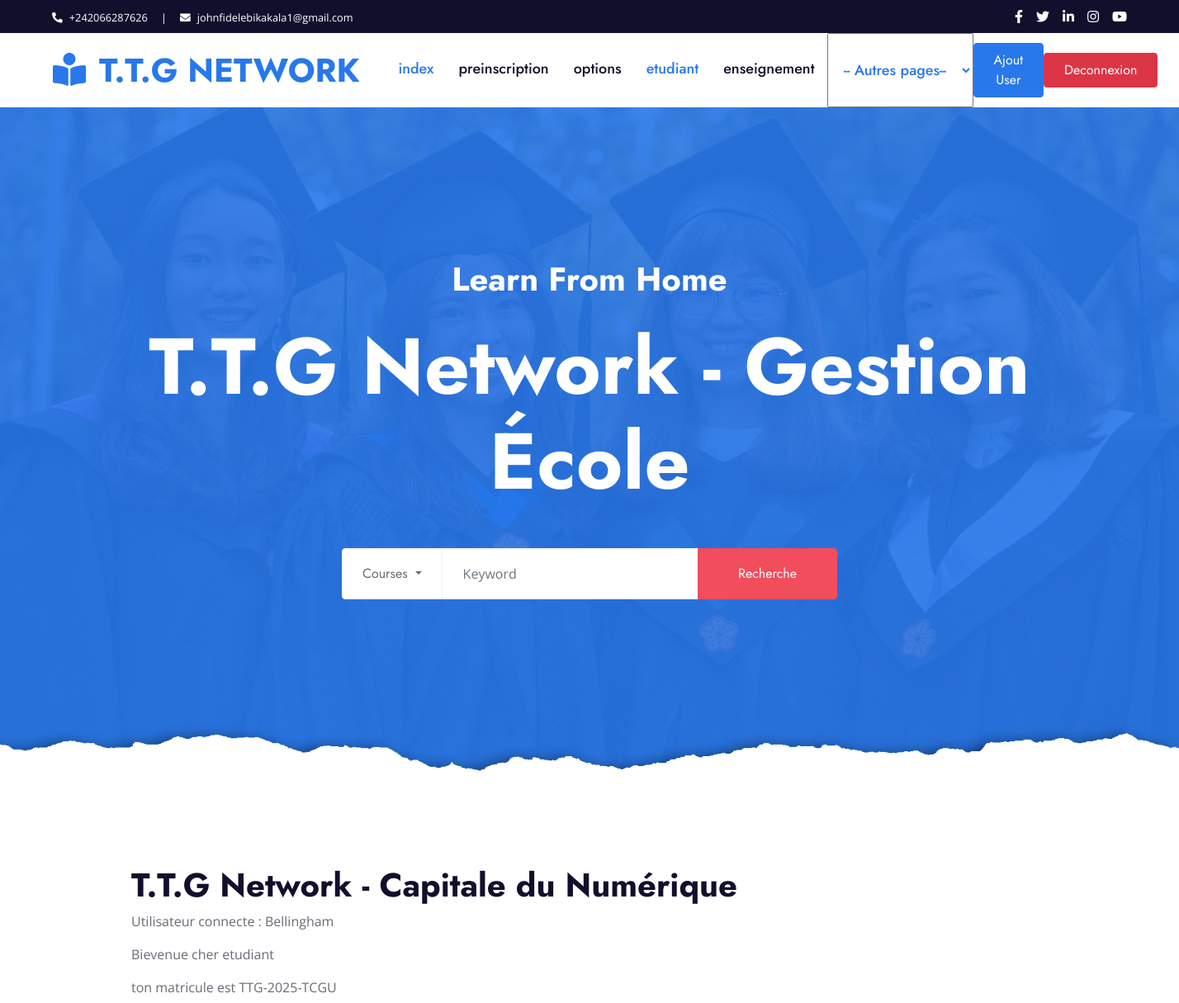
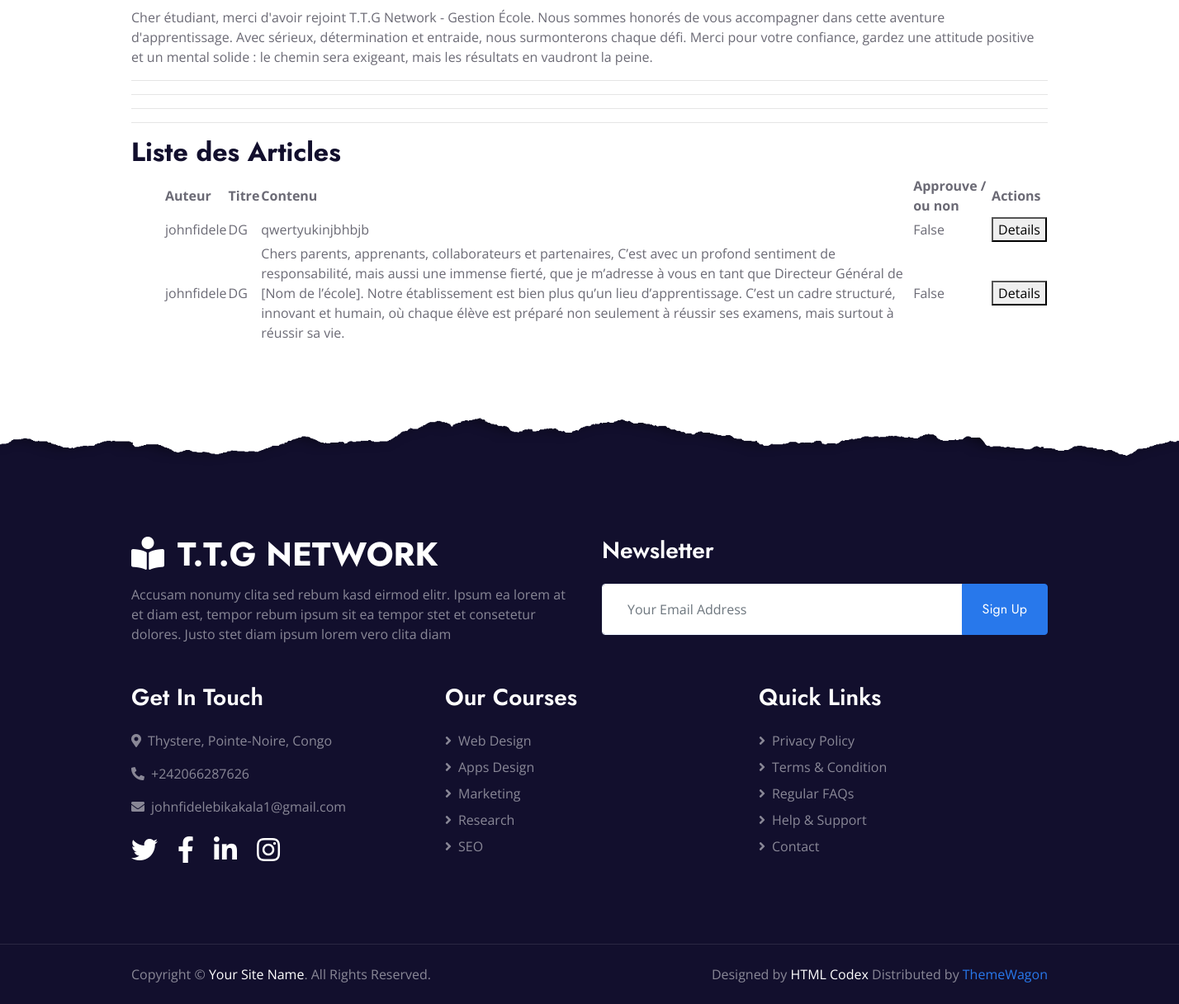
Page /articles/ (signed in) on the committed database (2 pictures, top to bottom).
### application/models.py (models this page shows, shortened)
class User(AbstractUser):
    ROLES = (
        ('admin', 'Administrateur'),
        ('formateur', 'Formateur'),
        ('etudiant', 'Étudiant'),
        ('parent', 'Parent'),
    )
    role = models.CharField(max_length=20, choices=ROLES)
    code_formateur = models.CharField(max_length=10, unique=True, null=True, blank=True)
    code_parent = models.CharField(max_length=10, unique=True, null=True, blank=True)
    matricule = models.CharField(max_length=30, unique=True, null=True, blank=True)

class Article(models.Model):
    auteur = models.ForeignKey(User, on_delete=models.CASCADE)
    titre = models.CharField(max_length=200)
    contenu = models.TextField()
    date_publication = models.DateTimeField(auto_now_add=True)
    approuve = models.BooleanField(default=False)  # pour que l’admin valide ou pas

### application/views.py (the view)
# urls.py: path('articles/', views.articles_view, name='article'),
@login_required
def articles_view(request):
    articles = Article.objects.all()
    return render(request, 'liste_articles.html', {'articles': articles})

### application/templates/liste_articles.html (shortened to what this page needs)
{% extends "base.html" %}
{% block content %}
  <hr>
  <h2>Liste des Articles</h2>
  <ul>
    <table  style="width: 100%;">
      <tr>
        <th>Auteur</th>
        <th>Titre</th>
        <th>Contenu</th>
        <th>Approuve / ou non</th>
        <th>Actions</th>
      </tr>
       {% for article in articles %}
      <tr>
        <td>{{ article.auteur }}</td>
        <td> {{ article.titre }}</td>
        <td> {{ article.contenu }}</td>
        <td> {{ article.approuve }}</td>
        <td>
          <a href="#"><button>Details</button></a>
        </td>
      </tr>
       {% endfor %}
    </table>
  </ul>
{% endblock %}

### application/templates/base.html (shortened to what this page needs)
  {% load static %}
<!DOCTYPE html>
<html lang="fr">
<head>
  <link rel="stylesheet" href="https://cdn.jsdelivr.net/npm/bootstrap@4.6.2/dist/css/bootstrap.min.css">
    <link href="https://cdnjs.cloudflare.com/ajax/libs/font-awesome/5.10.0/css/all.min.css" rel="stylesheet">
    <link href="{% static 'lib/owlcarousel/assets/owl.carousel.min.css' %}" rel="stylesheet">
    <link href="{% static 'css/style.css' %}" rel="stylesheet">
</head>
<body>
    <div class="container-fluid bg-dark">
        <div class="row py-2 px-lg-5">
            <div class="col-lg-6 text-center text-lg-left mb-2 mb-lg-0">
                <div class="d-inline-flex align-items-center text-white">
                    <small><i class="fa fa-phone-alt mr-2"></i>+242066287626</small>
                    <small class="px-3">|</small>
                    <small><i class="fa fa-envelope mr-2"></i>johnfidelebikakala1@gmail.com</small>
                </div>
            </div>
            <div class="col-lg-6 text-center text-lg-right">
                <div class="d-inline-flex align-items-center">
                    <a class="text-white px-2" href="">
                        <i class="fab fa-facebook-f"></i>
                    </a>
                    <a class="text-white px-2" href="">
                        <i class="fab fa-twitter"></i>
                    </a>
                    <a class="text-white px-2" href="">
                        <i class="fab fa-linkedin-in"></i>
                    </a>
                    <a class="text-white px-2" href="">
                        <i class="fab fa-instagram"></i>
                    </a>
                    <a class="text-white pl-2" href="">
                        <i class="fab fa-youtube"></i>
                    </a>
                </div>
            </div>
        </div>
    </div>
    <div class="container-fluid p-0">
        <nav class="navbar navbar-expand-lg bg-white navbar-light py-3 py-lg-0 px-lg-5">
            <a href="{% url 'index' %}" class="navbar-brand ml-lg-3">
                <h1 class="m-0 text-uppercase text-primary"><i class="fa fa-book-reader mr-3"></i>T.T.G Network</h1>
            </a>
            <div class="collapse navbar-collapse justify-content-between px-lg-3" id="navbarCollapse">
                <div class="navbar-nav mx-auto py-0">
                    <a href="{% url 'index' %}" class="nav-item nav-link active">index</a>
                    <a href="{% url 'preinscription' %}" class="nav-item nav-link">preinscription</a>
                    <a href="{% url 'options' %}" class="nav-item nav-link">options</a>
                    <a href="{% url 'etudiant' %}" class="nav-item nav-link active">etudiant</a>
                    <a href="{% url 'enseignement' %}" class="nav-item nav-link">enseignement</a>
                    <select id="menu" onchange="if (this.value) window.location.href=this.value;" class="nav-item nav-link active">
                    <option value="" class="nav-item nav-link active">-- Autres pages--</option>
                    </select>
                </div>
                <a href="{% url 'urlregister' %}" class="btn btn-primary py-2 px-4 d-none d-lg-block">Ajout User</a>
                <a href="{% url 'urllogout' %}" class="btn btn-danger py-2 px-4 d-none d-lg-block">Deconnexion</a>
            </div>
        </nav>
    </div>
    <div class="jumbotron jumbotron-fluid position-relative overlay-bottom" style="margin-bottom: 90px;">
        <div class="container text-center my-5 py-5">
            <h1 class="text-white mt-4 mb-4">Learn From Home</h1>
            <h1 class="text-white display-1 mb-5">T.T.G Network - Gestion École</h1>
            <div class="mx-auto mb-5" style="width: 100%; max-width: 600px;">
                <div class="input-group">
                    <div class="input-group-prepend">
                        <button class="btn btn-outline-light bg-white text-body px-4 dropdown-toggle" type="button" data-toggle="dropdown"
                            aria-haspopup="true" aria-expanded="true">Courses
                    </button>
                    </div>
                    <input type="text" class="form-control border-light" style="padding: 30px 25px;" placeholder="Keyword">
                    <div class="input-group-append">
                        <button class="btn btn-secondary px-4 px-lg-5">Recherche</button>
                    </div>
                </div>
            </div>
        </div>
    </div>
    <br>
    <div class="container">
         <h1>T.T.G Network - Capitale du Numérique</h1>
          <p>Utilisateur connecte : {{user}}</p>
            {% if user.is_authenticated %}
            {% if user.role %}
            <p>Bievenue cher {{user.role}} </p>
            {% else %}
            <p>Bievenue cher Admin </p>
            {% endif %}
              {% if user.matricule %}
              <p>ton matricule est {{user.matricule}}</p>
              <p>
                  Cher étudiant, merci d'avoir rejoint T.T.G Network - Gestion École.
                  Nous sommes honorés de vous accompagner dans cette aventure d'apprentissage.
                  Avec sérieux, détermination et entraide, nous surmonterons chaque défi.
                  Merci pour votre confiance, gardez une attitude positive et un mental solide
                   : le chemin sera exigeant, mais les résultats en vaudront la peine.
              </p>
              {% endif %}
            {% endif %}
          <hr>
          <hr>
          <hr>
    </div>
   <div class="container">
         {% block content %}{% endblock %}
   </div>
    <div class="container-fluid position-relative overlay-top bg-dark text-white-50 py-5" style="margin-top: 90px;">
        <div class="container mt-5 pt-5">
            <div class="row">
                <div class="col-md-6 mb-5">
                    <a href="{% url 'index' %}" class="navbar-brand">
                        <h1 class="mt-n2 text-uppercase text-white"><i class="fa fa-book-reader mr-3"></i>T.T.G Network</h1>
                    </a>
                    <p class="m-0">Accusam nonumy clita sed rebum kasd eirmod elitr. Ipsum ea lorem at et diam est, tempor rebum ipsum sit ea tempor stet et consetetur dolores. Justo stet diam ipsum lorem vero clita diam</p>
                </div>
                <div class="col-md-6 mb-5">
                    <h3 class="text-white mb-4">Newsletter</h3>
                    <div class="w-100">
                        <div class="input-group">
                            <input type="text" class="form-control border-light" style="padding: 30px;" placeholder="Your Email Address">
                            <div class="input-group-append">
                                <button class="btn btn-primary px-4">Sign Up</button>
                            </div>
                        </div>
                    </div>
                </div>
            </div>
            <div class="row">
                <div class="col-md-4 mb-5">
                    <h3 class="text-white mb-4">Get In Touch</h3>
                    <p><i class="fa fa-map-marker-alt mr-2"></i>Thystere, Pointe-Noire, Congo</p>
                    <p><i class="fa fa-phone-alt mr-2"></i>+242066287626</p>
                    <p><i class="fa fa-envelope mr-2"></i>johnfidelebikakala1@gmail.com</p>
                    <div class="d-flex justify-content-start mt-4">
                        <a class="text-white mr-4" href="#"><i class="fab fa-2x fa-twitter"></i></a>
                        <a class="text-white mr-4" href="#"><i class="fab fa-2x fa-facebook-f"></i></a>
                        <a class="text-white mr-4" href="#"><i class="fab fa-2x fa-linkedin-in"></i></a>
                        <a class="text-white" href="#"><i class="fab fa-2x fa-instagram"></i></a>
                    </div>
                </div>
                <div class="col-md-4 mb-5">
                    <h3 class="text-white mb-4">Our Courses</h3>
                    <div class="d-flex flex-column justify-content-start">
                        <a class="text-white-50 mb-2" href="#"><i class="fa fa-angle-right mr-2"></i>Web Design</a>
                        <a class="text-white-50 mb-2" href="#"><i class="fa fa-angle-right mr-2"></i>Apps Design</a>
                        <a class="text-white-50 mb-2" href="#"><i class="fa fa-angle-right mr-2"></i>Marketing</a>
                        <a class="text-white-50 mb-2" href="#"><i class="fa fa-angle-right mr-2"></i>Research</a>
                        <a class="text-white-50" href="#"><i class="fa fa-angle-right mr-2"></i>SEO</a>
                    </div>
                </div>
                <div class="col-md-4 mb-5">
                    <h3 class="text-white mb-4">Quick Links</h3>
                    <div class="d-flex flex-column justify-content-start">
                        <a class="text-white-50 mb-2" href="#"><i class="fa fa-angle-right mr-2"></i>Privacy Policy</a>
                        <a class="text-white-50 mb-2" href="#"><i class="fa fa-angle-right mr-2"></i>Terms & Condition</a>
                        <a class="text-white-50 mb-2" href="#"><i class="fa fa-angle-right mr-2"></i>Regular FAQs</a>
                        <a class="text-white-50 mb-2" href="#"><i class="fa fa-angle-right mr-2"></i>Help & Support</a>
                        <a class="text-white-50" href="#"><i class="fa fa-angle-right mr-2"></i>Contact</a>
                    </div>
                </div>
            </div>
        </div>
    </div>
    <div class="container-fluid bg-dark text-white-50 border-top py-4" style="border-color: rgba(256, 256, 256, .1) !important;">
        <div class="container">
            <div class="row">
                <div class="col-md-6 text-center text-md-left mb-3 mb-md-0">
                    <p class="m-0">Copyright &copy; <a class="text-white" href="#">Your Site Name</a>. All Rights Reserved.
                    </p>
                </div>
                <div class="col-md-6 text-center text-md-right">
                    <p class="m-0">Designed by <a class="text-white" href="https://htmlcodex.com">HTML Codex</a> Distributed by <a href="https://themewagon.com" target="_blank">ThemeWagon</a></p>
                </div>
            </div>
        </div>
    </div>
</body>
</html>

### rows in the picture
User: username "Bellingham", role "etudiant", matricule "TTG-2025-TCGU"
Article: auteur "johnfidele", titre "DG", contenu "qwertyukinjbhbjb", approuve "False"
Article: auteur "johnfidele", titre "DG", contenu "Chers parents, apprenants, collaborateurs et partenaires, C’est avec un profond sentiment de responsabilité, mais aussi une immense fierté, que je m’adresse à vous en tant que Directeur Général de [Nom de l’école]. Notre établissement est bien plus qu’un lieu d’apprentissage. C’est un cadre structuré, innovant et humain, où chaque élève est préparé non seulement à réussir ses examens, mais surtout à réussir sa vie.", approuve "False"
